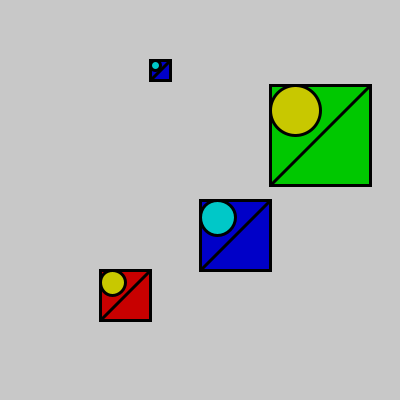
Frame 1 (no input)
Frame 2 (the mouse pressed at the canvas centre, redrawn once): identical to frame 1, image omitted

The Processing sketch that drew this single still picture (run headless with seeded random() and noise(); the mouse was pressed at the canvas centre and the sketch redrawn once):

// Processing sketch: processing_147425
// ── processing_147425.pde

//Copyright Christopher Henley 2014
//ICE 16

int xCords[]={100,200,270,150};
int yCords[]={270,200,85,60};
int dims[]={50,70,100,20};

color colorListRect[]={color(200,0,0),
                       color(0,0,200),
                       color(0,200,0),
                       color(0,0,200),
};
color colorListEll[]={color(200,200,0),
                      color(0,200,200),
                      color(200,200,0),
                      color(0,200,200),
};

void setup(){
  size(400,400);
  strokeWeight(3);
  ellipseMode(CORNER);
}

void draw(){
  background(200);
  drawAllDesigns();
  noLoop();
}

void drawAllDesigns(){
  for(int i=0; i<xCords.length; i++){
    fill(colorListRect[i]);
    rect(xCords[i],yCords[i],dims[i],dims[i]);
    fill(colorListEll[i]);
    ellipse(xCords[i],yCords[i],dims[i]/2,dims[i]/2);
    line(xCords[i]+dims[i],yCords[i],xCords[i],yCords[i]+dims[i]);
  }
}
